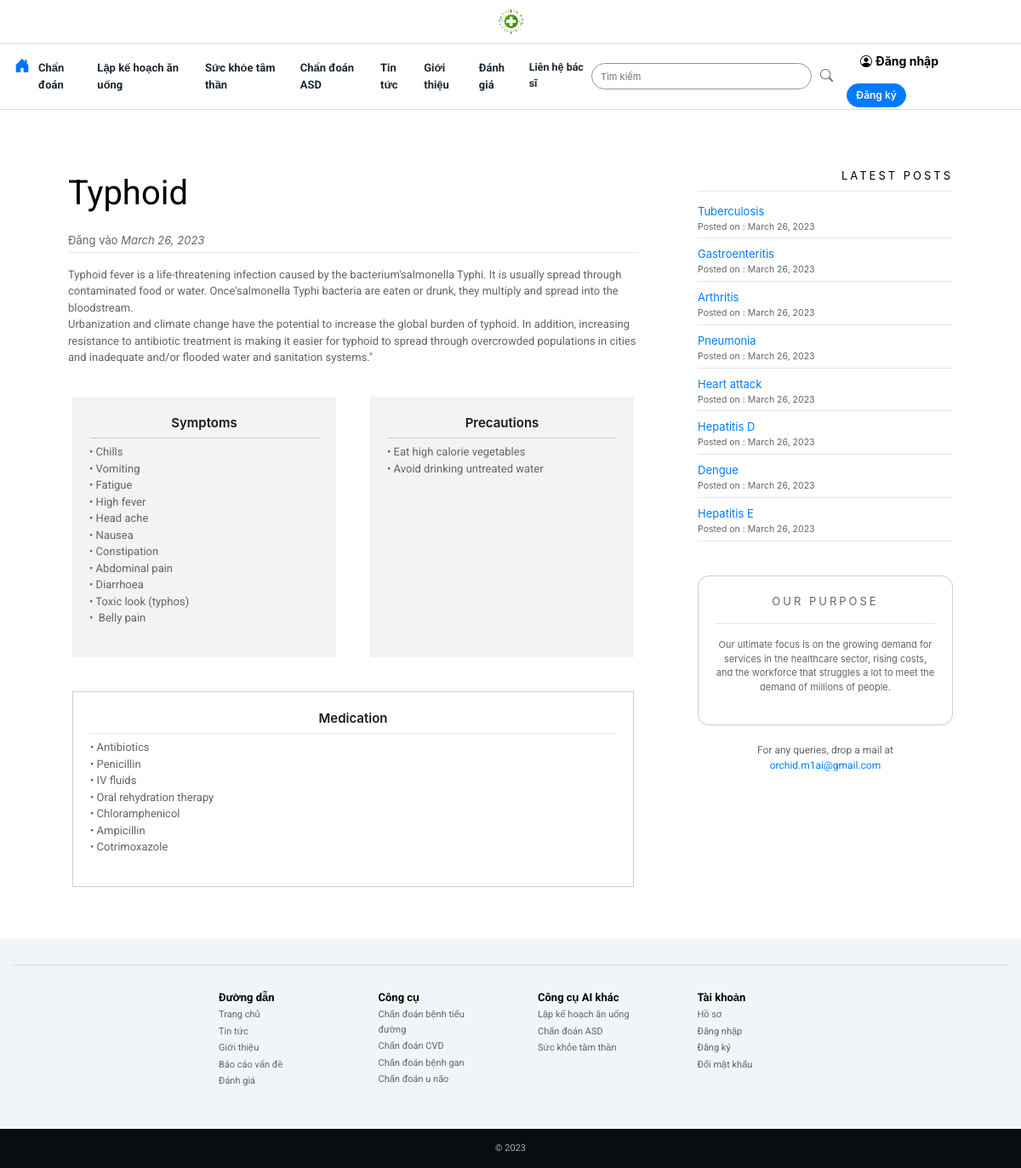
Page /27/read_article/ on the committed database.
### MAINAPP/models.py (models this page shows, shortened)
class Disease(models.Model):
	posted_on=models.DateField(blank=True,default=timezone.now)
	disease_name = models.CharField(max_length= 200)
	disease_caption=models.TextField(blank=True)
	disease_description=models.TextField(blank=True)
	disease_symptoms =models.TextField(blank=True)
	disease_precautions =models.TextField(blank=True)
	disease_medication =models.TextField(blank=True)
	disease_image = models.ImageField(null=True, blank=True , help_text="crop image as square before upload to get uniform size in the page")
	add_disease_to_home = models.BooleanField(default=False,null=True, blank=True ,help_text="Yes will enable to display it on home page")

### MAINAPP/views.py (the view)
# urls.py: path('<int:id>/read_article/', views.read_article, name="read_article"),
def read_article(request ,id):
	page = Disease.objects.get(id=id)
	topics =reversed(Disease.objects.all().order_by('id'))
	context = {'page':page ,'topics':topics}
	return render(request, 'MAINAPP/read_article.html', context)

### templates/MAINAPP/read_article.html
{%  extends 'MAINAPP/home.html' %}
{% load static %}
{% block content %}
<div class="bground1" >
<br><br>
<div class="container" style="">
  <div class="col-lg-12" style="margin-left:auto;margin-right:auto;">
  <div class="row">
    <div class="col-lg-8 col-md-12 col-sm-12 col-12" style="margin-left:auto;margin-right:auto;display:flex;flex-wrap:wrap;margin-bottom:20px;">
      <div class="" style="padding:20px;width:100%;">
        <p   style="font-size:40px;font-weight:400;color:black;font-family: 'Roboto', sans-serif;">{{page.disease_name}}</p>
        <div class="row">
          <div class="col-lg-8 col-md-6 col-sm-6 col-6" >
            <p style="color:#626567;font-size:13px;margin-bottom:3px;">Đăng vào <i>{{page.posted_on}}</i></p>
          </div>
        </div>
        <hr style="margin-top:0px;">
          <p style="white-space: pre-wrap;font-size:13px;color:#626567 ;font-family: 'Roboto', sans-serif;">{{page.disease_description}}</p>
         <div class="row">
           <div class="col-lg-6 col-md-6 col-sm-12 col-12" style="margin-left:auto;margin-right:auto;display:flex;flex-wrap:wrap;padding: 20px;">
             <div class="" style="width:100%;background:#F2F3F4;padding:20px;">
               <p style="white-space: pre-wrap;font-size:15px;font-weight:600;color:#1a1a1a;margin-bottom:0px;text-align:center;">Symptoms</p>
               <hr color="#e6e6e6" style="margin:6px 0px 6px 0px;">
               <p style="white-space: pre-wrap;font-size:13px;font-family: 'Roboto', sans-serif;color:#626567 ;">{{page.disease_symptoms}}</p>
             </div>
           </div>
           <div class="col-lg-6 col-md-6 col-sm-12 col-12" style="margin-left:auto;margin-right:auto;display:flex;flex-wrap:wrap;padding: 20px;">
             <div class="" style="width:100%;background:#F2F3F4;padding:20px;">
               <p style="white-space: pre-wrap;font-size:15px;font-weight:600;color:#1a1a1a;margin-bottom:0px;text-align:center;">Precautions</p>
               <hr color="#e6e6e6" style="margin:6px 0px 6px 0px;">
               <p style="white-space: pre-wrap;font-size:13px;font-family: 'Roboto', sans-serif;color:#626567 ;">{{page.disease_precautions}}</p>
             </div>
           </div>
           <div class="col-lg-12 col-md-12 col-sm-12 col-12" style="margin-left:auto;margin-right:auto;display:flex;flex-wrap:wrap;padding: 20px;">
             <div class="" style="width:100%;border:1px solid #CACFD2;padding:20px;">
               <p style="white-space: pre-wrap;font-size:15px;font-weight:600;color:#1a1a1a;margin-bottom:0px;text-align:center;">Medication</p>
               <hr  style="margin:6px 0px 6px 0px;">
               <p style="white-space: pre-wrap;font-size:13px;font-family: 'Roboto', sans-serif;color:#626567 ;">{{page.disease_medication}}</p>
             </div>
           </div>
         </div>
        </div>
    </div>
    <div class="col-lg-4 col-md-10 col-sm-12 col-12" style="margin-left:auto;margin-right:auto;display:flex;flex-wrap:wrap;margin-bottom:20px;">
      <div class="" style="width:100%;padding:20px;">
        <div class="" style="margin-bottom:20px;">
          <p style="text-align:right;color:black;font-size:13px;margin:0px;letter-spacing:3px;">LATEST POSTS</p>
          <hr  style="margin:7px 0px 10px 0px;">
                  {% for topic in topics %}
                  {% if forloop.counter < 9 %}
                  <p style="margin-bottom:0px;"><a data-product="{{ topic.id }}" href="{% url 'read_article' topic.id %}"
                    style="font-size:13px;margin-bottom:0px;font-weight:400;">{{topic.disease_name}}</a></p>
                    <p style="font-size:10.5px;color:#626567;margin-bottom:0px;">Posted on : {{topic.posted_on}}</p>
                    <hr style="margin-top:5px;margin-bottom:5px">
                {% endif %}
                {% endfor %}
        </div>
        <div class="" style="padding:20px;border:1px solid #CACFD2;border-radius:13px;margin-top:40px;">
          <p style="color:#626567;font-size:13px;letter-spacing:3px;text-align:center">OUR PURPOSE</p>
          <hr>
          <p style="font-size:11px;color:#626567;text-align:center">Our ultimate focus is on the growing demand for services in the healthcare sector, rising costs, and the workforce that struggles a lot to meet the demand of millions of people.</p>
        </div>
        <div class="text-center" style="padding:20px;margin-bottom:20px;">
          <p style="font-size:12px;color:#626567;font-weight:400;font-family: 'Roboto', sans-serif;margin:5px;text-align:center;margin:0px;">For any queries, drop a mail at  <a href="mailto:orchid.m1ai@gmail.com">orchid.m1ai@gmail.com</a> </p>
        </div>
      </div>
    </div>
  </div>
  </div>
</div>
</div>
{% endblock content %}

### static/css/main.css (style rules this page uses)
.bground1,.loginwindow { animation: fadeInAnimation ease 4s; animation-iteration-count: 1; animation-fill-mode: backwards; }

### rows in the picture
Disease: disease_name "Typhoid", posted_on "March 26, 2023", disease_description "Typhoid fever is a life-threatening infection caused by the bacterium'salmonella Typhi. It is usually spread through contaminated food or water. Once'salmonella Typhi bacteria are eaten or drunk, they multiply and spread into the bloodstream. Urbanization and climate change have the potential to increase the global burden of typhoid. In addition, increasing resistance to antibiotic treatment is making it easier for typhoid to spread through overcrowded populations in cities and inadequate and/or flooded water and sanitation systems.\"", disease_symptoms "• Chills • Vomiting • Fatigue • High fever • Head ache • Nausea • Constipation • Abdominal pain • Diarrhoea • Toxic look (typhos) • Belly pain", disease_precautions "• Eat high calorie vegetables • Avoid drinking untreated water", disease_medication "• Antibiotics • Penicillin • IV fluids • Oral rehydration therapy • Chloramphenicol • Ampicillin • Cotrimoxazole"
Disease: disease_name "Tuberculosis", posted_on "March 26, 2023"
Disease: disease_name "Gastroenteritis", posted_on "March 26, 2023"
Disease: disease_name "Arthritis", posted_on "March 26, 2023"
Disease: disease_name "Pneumonia", posted_on "March 26, 2023"
Disease: disease_name "Heart attack", posted_on "March 26, 2023"
Disease: disease_name "Hepatitis D", posted_on "March 26, 2023"
Disease: disease_name "Dengue", posted_on "March 26, 2023"
Disease: disease_name "Hepatitis E", posted_on "March 26, 2023"
